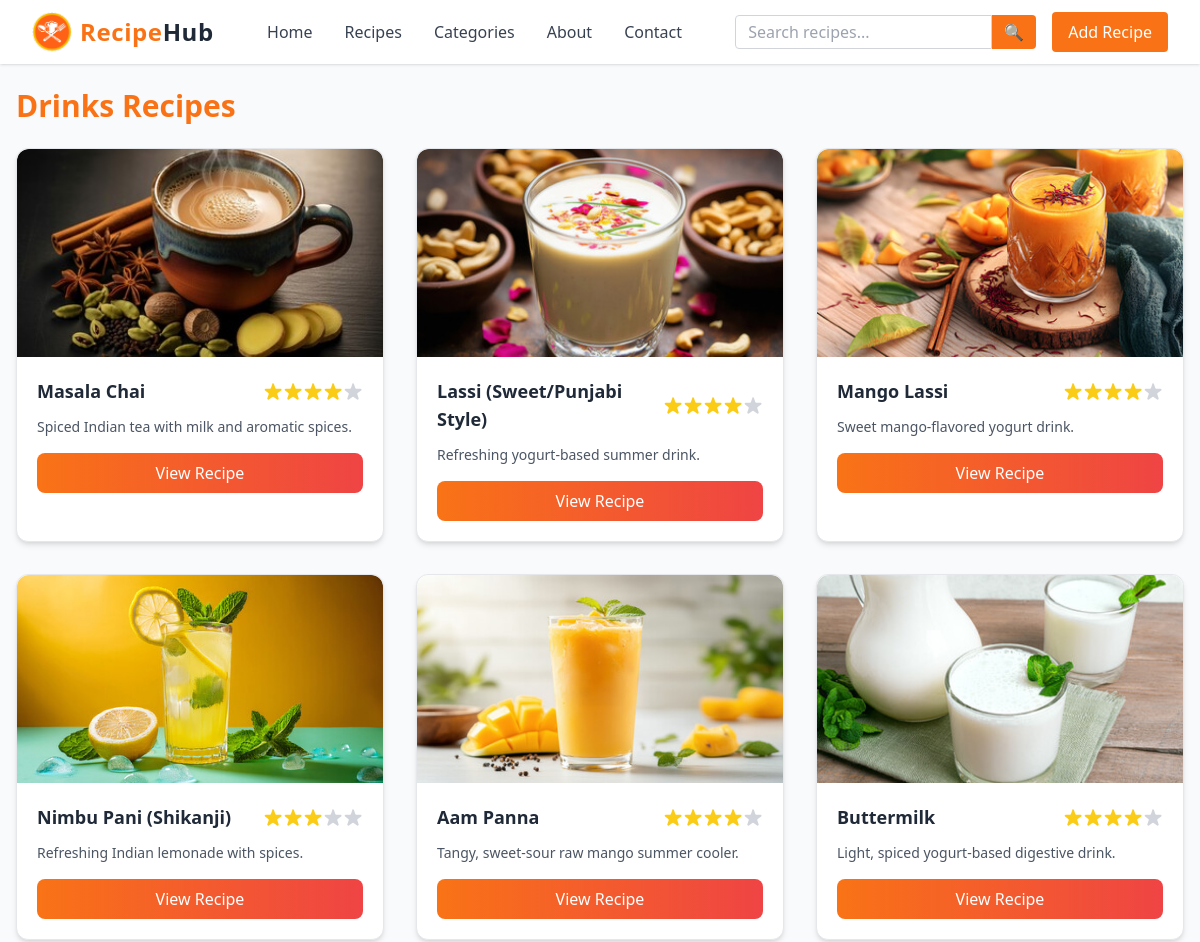
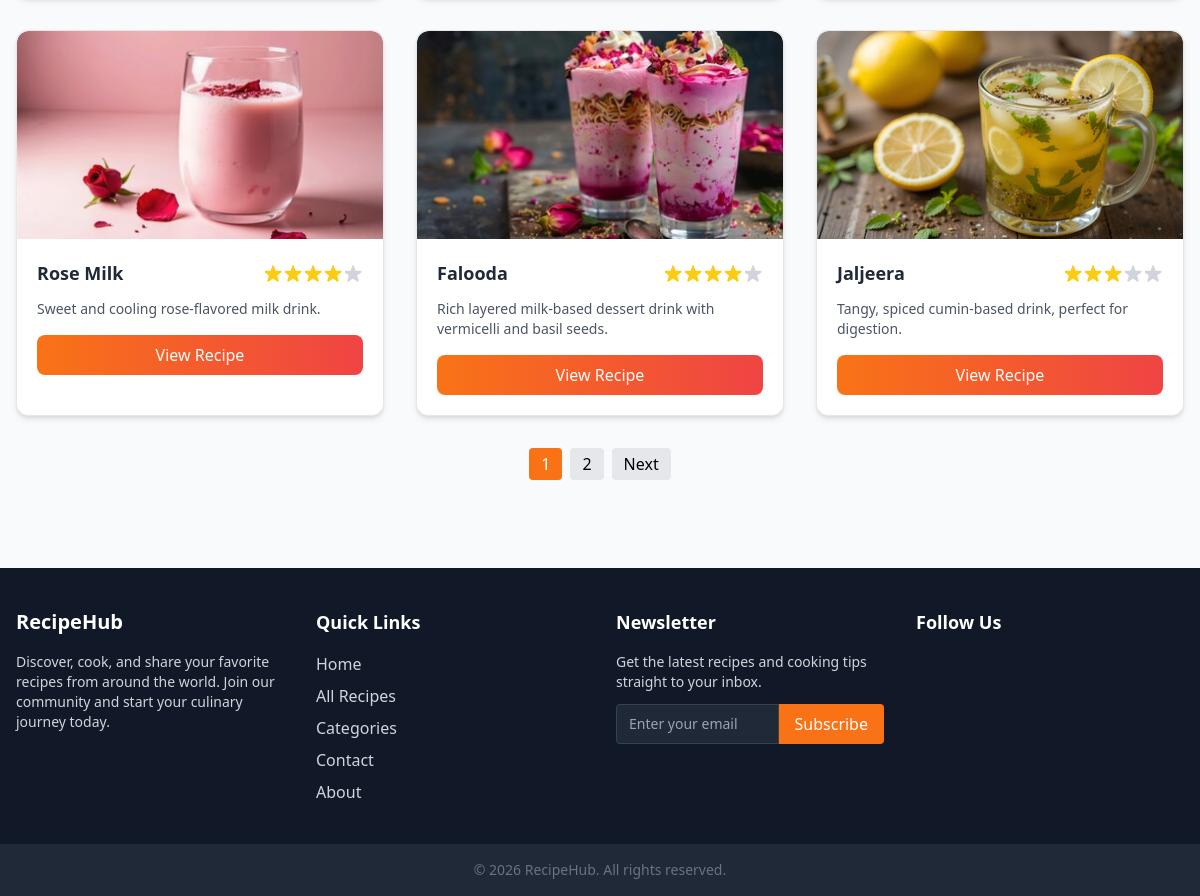
Screenshot of /category/drinks/ with the database file from the repository (2 pictures, top to bottom).
### recipes/models.py (models this page shows, shortened)
class Category(models.Model):
    name = models.CharField(max_length=100, unique=True)
    slug = models.SlugField(max_length=120, unique=True, blank=True)
    image = models.ImageField(upload_to='category_images/', blank=True, null=True)

class Recipe(models.Model):
    title = models.CharField(max_length=200)
    description = models.TextField()
    ingredients = models.TextField()
    instructions = models.TextField()
    image = models.ImageField(upload_to='recipe_images/', blank=True, null=True)
    category = models.ForeignKey(Category, on_delete=models.SET_NULL, null=True, blank=True)
    created_at = models.DateTimeField(auto_now_add=True)
    slug = models.SlugField(unique=True, blank=True, null=True)
    approved = models.BooleanField(default=False)

### recipes/views.py (the view)
# urls.py: path('category/<str:category_slug>/', category_detail, name='category_detail'),
def category_detail(request, category_slug):
    category = get_object_or_404(Category, slug=category_slug)
    recipes = Recipe.objects.filter(category=category, approved = True).annotate(avg_rating=Avg('feedbacks__rating'))
    paginator = Paginator(recipes, 9)
    page_number = request.GET.get('page')
    page_obj = paginator.get_page(page_number)
    return render(request, 'recipes/category_detail.html', {
        'category': category,
        'recipes': recipes,
        'page_obj':page_obj,
        'now': datetime.now(),
    })

### recipes/templates/recipes/category_detail.html (shortened to what this page needs)
{% extends "base.html" %}
{% load static %}
{% block content %}
<div class="max-w-7xl mx-auto px-4 py-6">
    <h1 class="text-3xl font-bold text-orange-500 mb-6">
        {{ category.name }} Recipes
    </h1>
    {% if page_obj %}
    <div class="grid grid-cols-1 sm:grid-cols-2 lg:grid-cols-3 gap-8">
        {% for recipe in page_obj %}
        <div
            class="bg-white border border-gray-200 rounded-xl shadow-md hover:shadow-xl overflow-hidden transform hover:-translate-y-1 transition duration-300">
            {% if recipe.image %}
            <img src="{{ recipe.image.url }}" alt="{{ recipe.title }}" class="h-52 w-full object-cover rounded-t-xl">
            {% elif recipe.category.image %}
            <img src="{{ recipe.category.image.url }}" alt="{{ recipe.title }}"
                class="h-52 w-full object-cover rounded-t-xl">
            {% else %}
            <img src="{% static 'recipes/images/default.jpg' %}" alt="{{ recipe.title }}"
                class="h-52 w-full object-cover rounded-t-xl">
            {% endif %}
            <div class="p-5">
                <div class="flex justify-between items-center mb-3">
                    <h3 class="text-lg font-semibold text-gray-800">{{ recipe.title }}</h3>
                    <div class="flex items-center">
                    </div>
                </div>
                <p class="text-gray-600 text-sm mb-4">{{ recipe.description|truncatewords:15 }}</p>
                <a href="{% url 'recipes:recipe_detail' recipe.slug %}"
                    class="block text-center bg-gradient-to-r from-orange-500 to-red-500 text-white px-4 py-2 rounded-lg font-medium hover:from-orange-600 hover:to-red-600 transition">
                    View Recipe
                </a>
            </div>
        </div>
        {% empty %}
        <p class="text-center col-span-3 text-gray-500">No featured recipes yet.</p>
        {% endfor %}
    </div>
    <div class="flex justify-center mt-8">
        <nav class="flex space-x-2">
            {% for num in page_obj.paginator.page_range %}
            {% if page_obj.number == num %}
            <span class="px-3 py-1 bg-orange-500 text-white rounded">{{ num }}</span>
            {% else %}
            <a href="?page={{ num }}" class="px-3 py-1 bg-gray-200 rounded hover:bg-gray-300">{{ num }}</a>
            {% endif %}
            {% endfor %}
            {% if page_obj.has_next %}
            <a href="?page={{ page_obj.next_page_number }}" class="px-3 py-1 bg-gray-200 rounded hover:bg-gray-300">Next</a>
            {% endif %}
        </nav>
    </div>
    {% else %}
    <p class="text-gray-500 mt-4">No recipes found for this category.</p>
    {% endif %}
</div>
{% endblock %}

### rows the page displays
Category: name "Drinks"
Recipe: image (picture), title "Masala Chai", description "Spiced Indian tea with milk and aromatic spices."
Recipe: image (picture), title "Lassi (Sweet/Punjabi Style)", description "Refreshing yogurt-based summer drink."
Recipe: image (picture), title "Mango Lassi", description "Sweet mango-flavored yogurt drink."
Recipe: image (picture), title "Nimbu Pani (Shikanji)", description "Refreshing Indian lemonade with spices."
Recipe: image (picture), title "Aam Panna", description "Tangy, sweet-sour raw mango summer cooler."
Recipe: image (picture), title "Buttermilk", description "Light, spiced yogurt-based digestive drink."
Recipe: image (picture), title "Rose Milk", description "Sweet and cooling rose-flavored milk drink."
Recipe: image (picture), title "Falooda", description "Rich layered milk-based dessert drink with vermicelli and basil seeds."
Recipe: image (picture), title "Jaljeera", description "Tangy, spiced cumin-based drink, perfect for digestion."

### other values shown
{{ num }} "1"
{{ num }} "2"
